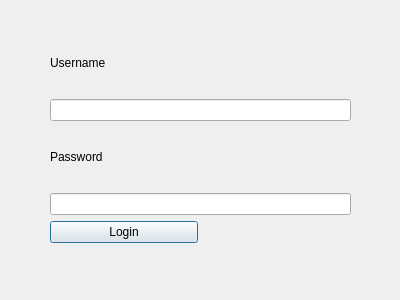
<?xml version="1.0" encoding="UTF-8"?>
<ui version="4.0">
 <class>LoginForm</class>
 <widget class="QDialog" name="LoginForm">
  <property name="geometry">
   <rect>
    <x>0</x>
    <y>0</y>
    <width>400</width>
    <height>300</height>
   </rect>
  </property>
  <property name="windowTitle">
   <string>Dialog</string>
  </property>
  <widget class="QWidget" name="layoutWidget">
   <property name="geometry">
    <rect>
     <x>50</x>
     <y>32</y>
     <width>301</width>
     <height>211</height>
    </rect>
   </property>
   <layout class="QGridLayout" name="gridLayout">
    <item row="1" column="0" colspan="2">
     <widget class="QLineEdit" name="usernameLineEdit"/>
    </item>
    <item row="3" column="0" colspan="2">
     <widget class="QLineEdit" name="passwordLineEdit"/>
    </item>
    <item row="2" column="0">
     <widget class="QLabel" name="label_2">
      <property name="text">
       <string>Password</string>
      </property>
     </widget>
    </item>
    <item row="4" column="0">
     <widget class="QPushButton" name="LoginButton">
      <property name="text">
       <string>Login</string>
      </property>
     </widget>
    </item>
    <item row="0" column="0">
     <widget class="QLabel" name="label">
      <property name="text">
       <string>Username</string>
      </property>
     </widget>
    </item>
   </layout>
  </widget>
 </widget>
 <resources/>
 <connections/>
</ui>
